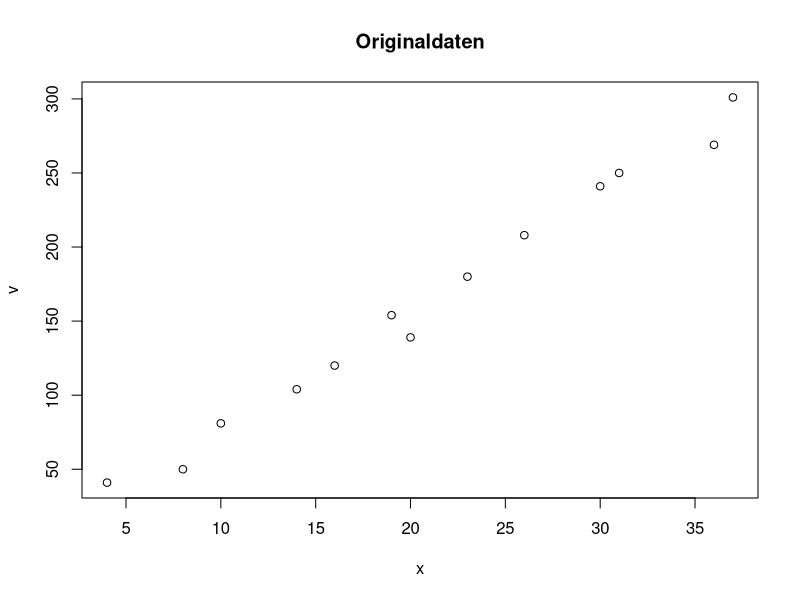
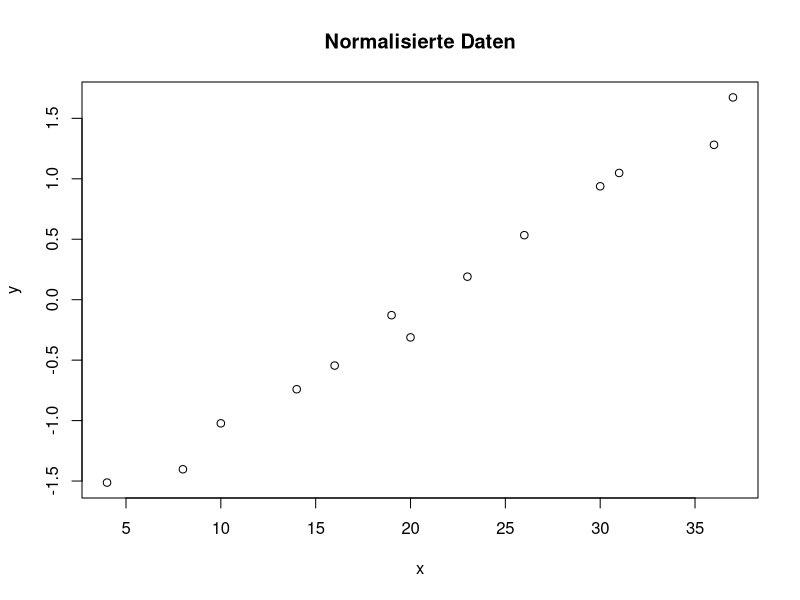
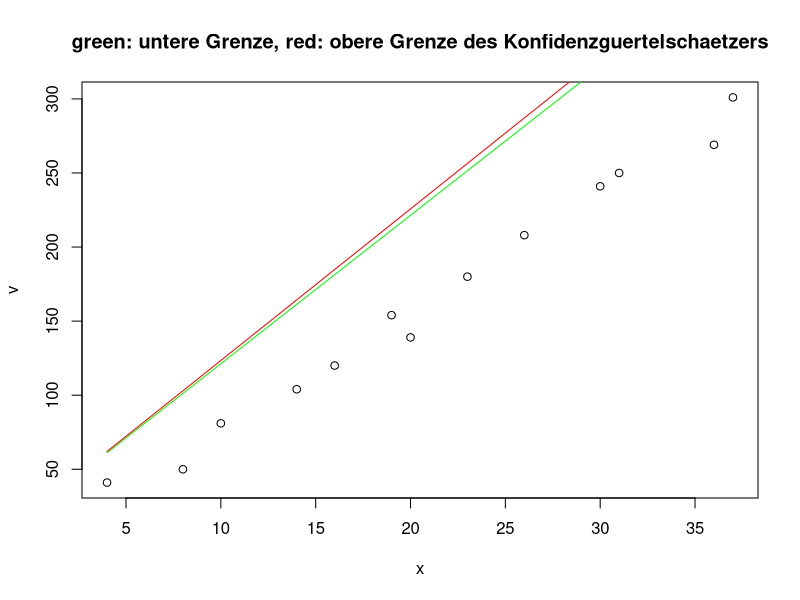

Generate these figures, in order, with R:
## ---- chunk 1
draw_x <- function(n, lambda, mu) {
  y <- rexp(n = n, rate = lambda)
  return(cbind(y, pmin(y, rexp(n = n, rate = mu))))
}
## ---- chunk 2
x <- draw_x(n = 10, lambda = 1, mu = 2)
## ---- chunk 3
x <- c(1, 1, 2, 3, 5, 3, 7, 6, 8, 9)
t <- c(0, 1, 2, 3, 4, 5, 6, 7, 8, 9)
n <- length(x)
t_0 <- 3.8
gamma <- 0.95
## ---- chunk 4
t_bar <- mean(t)
sigma_t_hat_squared <- (1 / n) * sum((t - t_bar)^2)
y <- (t - t_bar) / sqrt(sigma_t_hat_squared)
## ---- chunk 5
x_bar <- mean(x)
alpha_hat <- x_bar

x_y_bar <- mean(x * y)
beta_hat <- x_y_bar

sigma_hat_squared <- mean(x^2) - x_bar^2 - x_y_bar^2

c <- qt(df = n - 1, p = 1 - (gamma / 2))
term <- c * sqrt((sigma_hat_squared / (n - 2)) * (1 + t_0^2))
ci_lower <- alpha_hat + beta_hat * t_0 - term
ci_upper <- alpha_hat + beta_hat * t_0 + term

cat('Das Konfidenzintervall zum Konfidenzniveau', gamma, 'ist: [', ci_lower, ',', ci_upper, '], mit einer Breite von', ci_upper - ci_lower, '.')

## ---- chunk 6
x <- c(4, 8, 10, 14, 16, 20, 19, 23, 26, 30, 31, 36, 37)
n <- length(x)
v <- c(41, 50, 81, 104, 120, 139, 154, 180, 208, 241, 250, 269, 301)
gamma <- 0.95
## ---- chunk 7
v_bar <- mean(v)
sigma_v_hat_squared <- (1 / n) * sum((v - v_bar)^2)
y <- (v - v_bar) / sqrt(sigma_v_hat_squared)
## ---- chunk 8
x_bar <- mean(x)
alpha_hat <- x_bar

x_y_bar <- mean(x * y)
beta_hat <- x_y_bar

sigma_hat_squared <- mean(x^2) - x_bar^2 - x_y_bar^2
## ---- chunk 9
conf_guertel_schaetzer <- function(alpha_hat, beta_hat, t, n, gamma, sigma_hat_squared, lower) {
  term <- sqrt((2 / (n - 2)) *
                 qf(p = 1 - gamma, df1 = 2, df2 = n - 2) *
                 sigma_hat_squared *
                 (1 + t^2))
  return(ifelse(lower,
                alpha_hat + beta_hat * t - term,
                alpha_hat + beta_hat * t + term))
}
## ---- chunk 10
plot(v ~ x, main = 'Originaldaten')
plot(x, y, main = 'Normalisierte Daten')
schaetzer_upper <- lapply(X = x, FUN = function(x) conf_guertel_schaetzer(alpha_hat = alpha_hat, beta_hat = beta_hat, t = x, n = n, gamma = gamma, sigma_hat_squared = sigma_hat_squared, lower = FALSE))
schaetzer_lower <- lapply(X = x, FUN = function(x) conf_guertel_schaetzer(alpha_hat = alpha_hat, beta_hat = beta_hat, t = x, n = n, gamma = gamma, sigma_hat_squared = sigma_hat_squared, lower = TRUE))
plot(x, v, main = 'green: untere Grenze, red: obere Grenze des Konfidenzguertelschaetzers')
# points(x, schaetzer_lower, col = 'green')
lines(x, schaetzer_lower, col = 'green')
# points(x, schaetzer_upper, col = 'red')
lines(x, schaetzer_upper, col = 'red')

